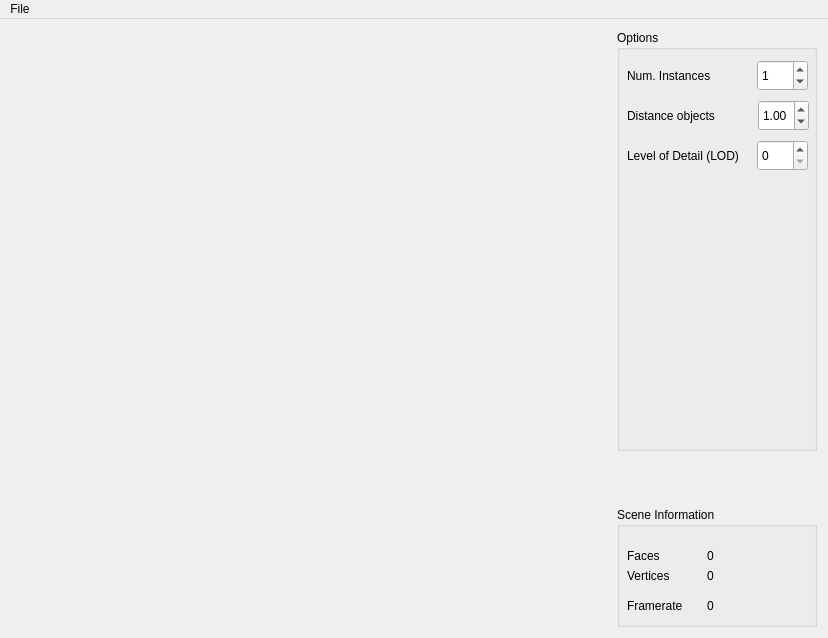
<?xml version="1.0" encoding="UTF-8"?>
<ui version="4.0">
 <class>MainWindow</class>
 <widget class="QMainWindow" name="MainWindow">
  <property name="geometry">
   <rect>
    <x>0</x>
    <y>0</y>
    <width>828</width>
    <height>638</height>
   </rect>
  </property>
  <property name="minimumSize">
   <size>
    <width>827</width>
    <height>618</height>
   </size>
  </property>
  <property name="baseSize">
   <size>
    <width>600</width>
    <height>600</height>
   </size>
  </property>
  <property name="windowTitle">
   <string>MainWindow</string>
  </property>
  <widget class="QWidget" name="Widget">
   <property name="minimumSize">
    <size>
     <width>827</width>
     <height>0</height>
    </size>
   </property>
   <property name="baseSize">
    <size>
     <width>600</width>
     <height>600</height>
    </size>
   </property>
   <layout class="QHBoxLayout" name="horizontalLayout">
    <item>
     <widget class="GLWidget" name="glwidget" native="true">
      <property name="minimumSize">
       <size>
        <width>600</width>
        <height>600</height>
       </size>
      </property>
      <property name="maximumSize">
       <size>
        <width>16777215</width>
        <height>16777215</height>
       </size>
      </property>
      <property name="baseSize">
       <size>
        <width>600</width>
        <height>600</height>
       </size>
      </property>
     </widget>
    </item>
    <item>
     <layout class="QVBoxLayout" name="Configuration">
      <item>
       <widget class="QGroupBox" name="TreeOptions">
        <property name="minimumSize">
         <size>
          <width>200</width>
          <height>0</height>
         </size>
        </property>
        <property name="maximumSize">
         <size>
          <width>200</width>
          <height>16777215</height>
         </size>
        </property>
        <property name="title">
         <string>Options</string>
        </property>
        <widget class="QLabel" name="label">
         <property name="geometry">
          <rect>
           <x>10</x>
           <y>30</y>
           <width>121</width>
           <height>31</height>
          </rect>
         </property>
         <property name="text">
          <string>Num. Instances</string>
         </property>
        </widget>
        <widget class="QSpinBox" name="spinBox">
         <property name="geometry">
          <rect>
           <x>140</x>
           <y>30</y>
           <width>51</width>
           <height>31</height>
          </rect>
         </property>
         <property name="maximum">
          <number>100</number>
         </property>
         <property name="value">
          <number>1</number>
         </property>
        </widget>
        <widget class="QLabel" name="label_2">
         <property name="geometry">
          <rect>
           <x>10</x>
           <y>70</y>
           <width>121</width>
           <height>31</height>
          </rect>
         </property>
         <property name="text">
          <string>Distance objects</string>
         </property>
         <property name="wordWrap">
          <bool>true</bool>
         </property>
        </widget>
        <widget class="QDoubleSpinBox" name="doubleSpinBox">
         <property name="geometry">
          <rect>
           <x>141</x>
           <y>70</y>
           <width>51</width>
           <height>31</height>
          </rect>
         </property>
         <property name="maximum">
          <double>10000.000000000000000</double>
         </property>
         <property name="singleStep">
          <double>0.100000000000000</double>
         </property>
         <property name="value">
          <double>1.000000000000000</double>
         </property>
        </widget>
        <widget class="QSpinBox" name="spinBox_2">
         <property name="geometry">
          <rect>
           <x>140</x>
           <y>110</y>
           <width>51</width>
           <height>31</height>
          </rect>
         </property>
         <property name="maximum">
          <number>9</number>
         </property>
         <property name="value">
          <number>0</number>
         </property>
        </widget>
        <widget class="QLabel" name="label_3">
         <property name="geometry">
          <rect>
           <x>10</x>
           <y>110</y>
           <width>121</width>
           <height>31</height>
          </rect>
         </property>
         <property name="text">
          <string>Level of Detail (LOD)</string>
         </property>
        </widget>
       </widget>
      </item>
      <item>
       <spacer name="Spacer">
        <property name="orientation">
         <enum>Qt::Vertical</enum>
        </property>
        <property name="sizeType">
         <enum>QSizePolicy::Maximum</enum>
        </property>
        <property name="sizeHint" stdset="0">
         <size>
          <width>50</width>
          <height>50</height>
         </size>
        </property>
       </spacer>
      </item>
      <item>
       <widget class="QGroupBox" name="RenderOptions">
        <property name="sizePolicy">
         <sizepolicy hsizetype="Minimum" vsizetype="Minimum">
          <horstretch>0</horstretch>
          <verstretch>0</verstretch>
         </sizepolicy>
        </property>
        <property name="maximumSize">
         <size>
          <width>200</width>
          <height>120</height>
         </size>
        </property>
        <property name="baseSize">
         <size>
          <width>0</width>
          <height>100</height>
         </size>
        </property>
        <property name="title">
         <string>Scene Information</string>
        </property>
        <widget class="QLabel" name="Label_NumFaces">
         <property name="geometry">
          <rect>
           <x>90</x>
           <y>40</y>
           <width>91</width>
           <height>17</height>
          </rect>
         </property>
         <property name="text">
          <string>0</string>
         </property>
        </widget>
        <widget class="QLabel" name="Label_Faces">
         <property name="geometry">
          <rect>
           <x>10</x>
           <y>40</y>
           <width>67</width>
           <height>17</height>
          </rect>
         </property>
         <property name="text">
          <string>Faces</string>
         </property>
        </widget>
        <widget class="QLabel" name="Label_Vertices">
         <property name="geometry">
          <rect>
           <x>10</x>
           <y>60</y>
           <width>67</width>
           <height>17</height>
          </rect>
         </property>
         <property name="text">
          <string>Vertices</string>
         </property>
        </widget>
        <widget class="QLabel" name="Label_NumVertices">
         <property name="geometry">
          <rect>
           <x>90</x>
           <y>60</y>
           <width>91</width>
           <height>17</height>
          </rect>
         </property>
         <property name="text">
          <string>0</string>
         </property>
        </widget>
        <widget class="QLabel" name="Label_Framerate">
         <property name="geometry">
          <rect>
           <x>10</x>
           <y>90</y>
           <width>71</width>
           <height>17</height>
          </rect>
         </property>
         <property name="text">
          <string>Framerate</string>
         </property>
        </widget>
        <widget class="QLabel" name="Label_NumFramerate">
         <property name="geometry">
          <rect>
           <x>90</x>
           <y>90</y>
           <width>91</width>
           <height>17</height>
          </rect>
         </property>
         <property name="text">
          <string>0</string>
         </property>
        </widget>
       </widget>
      </item>
     </layout>
    </item>
   </layout>
  </widget>
  <widget class="QMenuBar" name="menuBar">
   <property name="geometry">
    <rect>
     <x>0</x>
     <y>0</y>
     <width>828</width>
     <height>22</height>
    </rect>
   </property>
   <widget class="QMenu" name="menuFile">
    <property name="title">
     <string>File</string>
    </property>
    <addaction name="actionQuit"/>
    <addaction name="actionLoad"/>
   </widget>
   <addaction name="menuFile"/>
  </widget>
  <action name="actionQuit">
   <property name="text">
    <string>Quit</string>
   </property>
  </action>
  <action name="actionLoad">
   <property name="text">
    <string>Load Model</string>
   </property>
   <property name="toolTip">
    <string>Load Model</string>
   </property>
  </action>
  <action name="actionLoad_Specular">
   <property name="text">
    <string>Load Specular</string>
   </property>
  </action>
  <action name="actionLoad_Diffuse">
   <property name="text">
    <string>Load Diffuse</string>
   </property>
  </action>
 </widget>
 <layoutdefault spacing="6" margin="11"/>
 <customwidgets>
  <customwidget>
   <class>GLWidget</class>
   <extends>QWidget</extends>
   <header>glwidget.h</header>
   <container>1</container>
   <slots>
    <signal>SetFaces(QString)</signal>
    <signal>SetVertices(QString)</signal>
    <signal>SetFramerate(QString)</signal>
    <slot>SetReflection(bool)</slot>
    <slot>SetBRDF(bool)</slot>
    <slot>SetFresnelB(double)</slot>
    <slot>SetFresnelG(double)</slot>
    <slot>SetFresnelR(double)</slot>
    <slot>SetRefraction(bool)</slot>
    <slot>SetGeometryFunction(double)</slot>
    <slot>SetNumInstances(int)</slot>
    <slot>SetDistanceOffset(int)</slot>
    <slot>SetDistanceOffset(double)</slot>
    <slot>SetLevelOfDetail(int)</slot>
   </slots>
  </customwidget>
 </customwidgets>
 <resources/>
 <connections>
  <connection>
   <sender>glwidget</sender>
   <signal>SetFaces(QString)</signal>
   <receiver>Label_NumFaces</receiver>
   <slot>setText(QString)</slot>
   <hints>
    <hint type="sourcelabel">
     <x>569</x>
     <y>566</y>
    </hint>
    <hint type="destinationlabel">
     <x>796</x>
     <y>564</y>
    </hint>
   </hints>
  </connection>
  <connection>
   <sender>glwidget</sender>
   <signal>SetVertices(QString)</signal>
   <receiver>Label_NumVertices</receiver>
   <slot>setText(QString)</slot>
   <hints>
    <hint type="sourcelabel">
     <x>593</x>
     <y>587</y>
    </hint>
    <hint type="destinationlabel">
     <x>796</x>
     <y>584</y>
    </hint>
   </hints>
  </connection>
  <connection>
   <sender>glwidget</sender>
   <signal>SetFramerate(QString)</signal>
   <receiver>Label_NumFramerate</receiver>
   <slot>setText(QString)</slot>
   <hints>
    <hint type="sourcelabel">
     <x>607</x>
     <y>623</y>
    </hint>
    <hint type="destinationlabel">
     <x>796</x>
     <y>614</y>
    </hint>
   </hints>
  </connection>
  <connection>
   <sender>spinBox</sender>
   <signal>valueChanged(int)</signal>
   <receiver>glwidget</receiver>
   <slot>SetNumInstances(int)</slot>
   <hints>
    <hint type="sourcelabel">
     <x>785</x>
     <y>69</y>
    </hint>
    <hint type="destinationlabel">
     <x>589</x>
     <y>182</y>
    </hint>
   </hints>
  </connection>
  <connection>
   <sender>doubleSpinBox</sender>
   <signal>valueChanged(double)</signal>
   <receiver>glwidget</receiver>
   <slot>SetDistanceOffset(double)</slot>
   <hints>
    <hint type="sourcelabel">
     <x>759</x>
     <y>112</y>
    </hint>
    <hint type="destinationlabel">
     <x>541</x>
     <y>224</y>
    </hint>
   </hints>
  </connection>
  <connection>
   <sender>spinBox_2</sender>
   <signal>valueChanged(int)</signal>
   <receiver>glwidget</receiver>
   <slot>SetLevelOfDetail(int)</slot>
   <hints>
    <hint type="sourcelabel">
     <x>785</x>
     <y>210</y>
    </hint>
    <hint type="destinationlabel">
     <x>575</x>
     <y>335</y>
    </hint>
   </hints>
  </connection>
 </connections>
 <slots>
  <signal>updated_plane(double,double,double,double,bool)</signal>
  <slot>toggle_transfer_function_dialog()</slot>
 </slots>
</ui>
